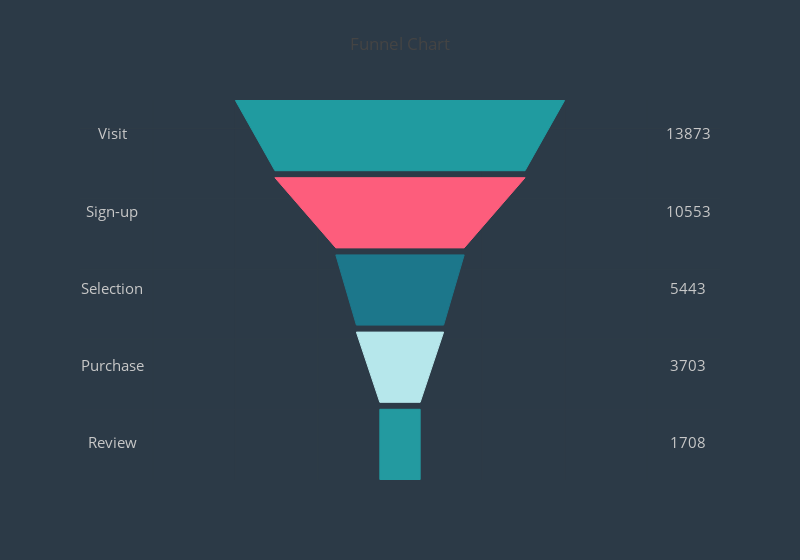

Write notebook code for a chart like this one.
### Code cell
data = [label_trace, value_trace]
 
layout = go.Layout(
    title='Funnel Chart',
    shapes=shapes,
    height=560,
    width=800,
    showlegend=False,
    paper_bgcolor='rgba(44,58,71,1)',
    plot_bgcolor='rgba(44,58,71,1)',
    xaxis=dict(
        showticklabels=False,
        zeroline=False,
    ),
    yaxis=dict(
        showticklabels=False,
        zeroline=False
    )
)
 
fig = go.Figure(data=data, layout=layout)
iplot(fig)

### Figure 1 — Plotly figure (JSON) as saved in the notebook; plotly's stock layout.template omitted (floating-point values rounded to 4 significant figures)
{"data": [{"mode": "text", "text": ["Visit", "Sign-up", "Selection", "Purchase", "Review"], "textfont": {"color": "rgb(200,200,200)", "size": 15}, "type": "scatter", "uid": "c97013c1-f75d-4812-ade6-1829ea69dc40", "x": [-350, -350, -350, -350, -350], "y": [490, 380, 270, 160, 50]}, {"mode": "text", "text": ["13873", "10553", "5443", "3703", "1708"], "textfont": {"color": "rgb(200,200,200)", "size": 15}, "type": "scatter", "uid": "a21ce224-c59d-451a-92fe-e0150c7d576b", "x": [350, 350, 350, 350, 350], "y": [490, 380, 270, 160, 50]}], "layout": {"height": 560, "paper_bgcolor": "rgba(44,58,71,1)", "plot_bgcolor": "rgba(44,58,71,1)", "shapes": [{"fillcolor": "rgb(32,155,160)", "line": {"color": "rgb(32,155,160)", "width": 1}, "path": "M 200.0 540 L 152.0 440 L -152.0 440 L -200.0 540 Z", "type": "path"}, {"fillcolor": "rgb(253,93,124)", "line": {"color": "rgb(253,93,124)", "width": 1}, "path": "M 152.0 430 L 78.0 330 L -78.0 330 L -152.0 430 Z", "type": "path"}, {"fillcolor": "rgb(28,119,139)", "line": {"color": "rgb(28,119,139)", "width": 1}, "path": "M 78.0 320 L 53.0 220 L -53.0 220 L -78.0 320 Z", "type": "path"}, {"fillcolor": "rgb(182,231,235)", "line": {"color": "rgb(182,231,235)", "width": 1}, "path": "M 53.0 210 L 24.5 110 L -24.5 110 L -53.0 210 Z", "type": "path"}, {"fillcolor": "rgb(35,154,160)", "line": {"color": "rgb(35,154,160)", "width": 1}, "path": "M 24.5 100 L 24.5 0 L -24.5 0 L -24.5 100 Z", "type": "path"}], "showlegend": false, "title": {"text": "Funnel Chart"}, "width": 800, "xaxis": {"autorange": true, "range": [-388.9, 388.9], "showticklabels": false, "type": "linear", "zeroline": false}, "yaxis": {"autorange": true, "range": [-0.7124, 540.7], "showticklabels": false, "type": "linear", "zeroline": false}}}
